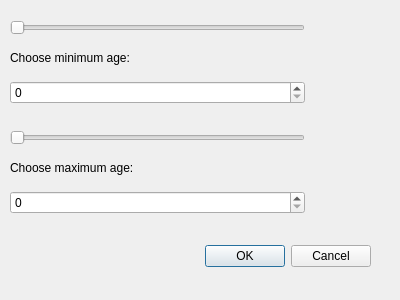
<?xml version="1.0" encoding="UTF-8"?>
<ui version="4.0">
 <class>ChooseAge</class>
 <widget class="QDialog" name="ChooseAge">
  <property name="geometry">
   <rect>
    <x>0</x>
    <y>0</y>
    <width>400</width>
    <height>300</height>
   </rect>
  </property>
  <property name="windowTitle">
   <string>Dialog</string>
  </property>
  <widget class="QDialogButtonBox" name="buttonBox">
   <property name="geometry">
    <rect>
     <x>30</x>
     <y>240</y>
     <width>341</width>
     <height>32</height>
    </rect>
   </property>
   <property name="orientation">
    <enum>Qt::Horizontal</enum>
   </property>
   <property name="standardButtons">
    <set>QDialogButtonBox::Cancel|QDialogButtonBox::Ok</set>
   </property>
  </widget>
  <widget class="QWidget" name="verticalLayoutWidget">
   <property name="geometry">
    <rect>
     <x>10</x>
     <y>20</y>
     <width>295</width>
     <height>84</height>
    </rect>
   </property>
   <layout class="QVBoxLayout" name="verticalLayout">
    <item>
     <widget class="QSlider" name="horizontalSlider">
      <property name="orientation">
       <enum>Qt::Horizontal</enum>
      </property>
     </widget>
    </item>
    <item>
     <widget class="QLabel" name="label">
      <property name="text">
       <string>Choose minimum age:</string>
      </property>
     </widget>
    </item>
    <item>
     <widget class="QSpinBox" name="spinBox"/>
    </item>
   </layout>
  </widget>
  <widget class="QWidget" name="verticalLayoutWidget_2">
   <property name="geometry">
    <rect>
     <x>10</x>
     <y>130</y>
     <width>295</width>
     <height>84</height>
    </rect>
   </property>
   <layout class="QVBoxLayout" name="verticalLayout_2">
    <item>
     <widget class="QSlider" name="horizontalSlider_2">
      <property name="orientation">
       <enum>Qt::Horizontal</enum>
      </property>
     </widget>
    </item>
    <item>
     <widget class="QLabel" name="label_2">
      <property name="text">
       <string>Choose maximum age:</string>
      </property>
     </widget>
    </item>
    <item>
     <widget class="QSpinBox" name="spinBox_2"/>
    </item>
   </layout>
  </widget>
 </widget>
 <resources/>
 <connections>
  <connection>
   <sender>buttonBox</sender>
   <signal>accepted()</signal>
   <receiver>ChooseAge</receiver>
   <slot>accept()</slot>
   <hints>
    <hint type="sourcelabel">
     <x>248</x>
     <y>254</y>
    </hint>
    <hint type="destinationlabel">
     <x>157</x>
     <y>274</y>
    </hint>
   </hints>
  </connection>
  <connection>
   <sender>buttonBox</sender>
   <signal>rejected()</signal>
   <receiver>ChooseAge</receiver>
   <slot>reject()</slot>
   <hints>
    <hint type="sourcelabel">
     <x>316</x>
     <y>260</y>
    </hint>
    <hint type="destinationlabel">
     <x>286</x>
     <y>274</y>
    </hint>
   </hints>
  </connection>
 </connections>
</ui>
